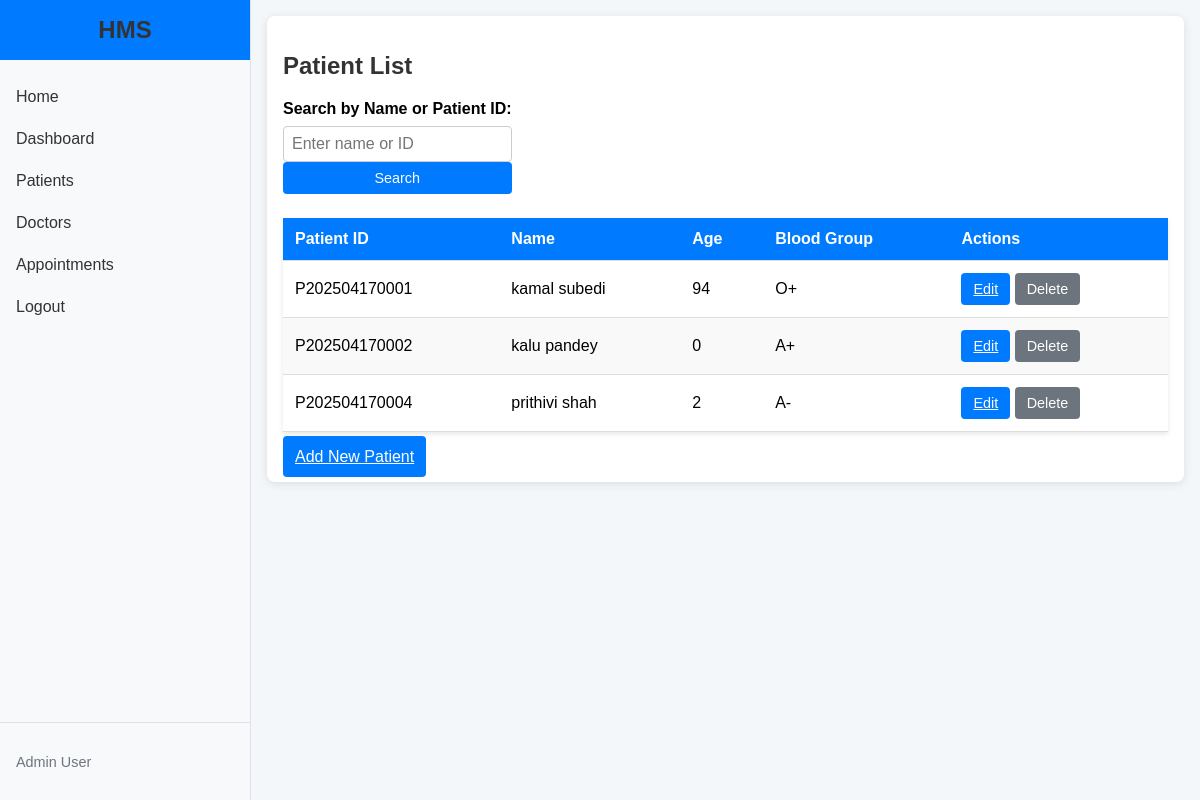
/patients/ (signed in), run on the app's committed database.
### core/models.py (models this page shows, shortened)
class Patient(models.Model):
    patient_id = models.CharField(max_length=10, unique=True, editable=False)
    first_name = models.CharField(max_length=50)
    middle_name = models.CharField(max_length=50, blank=True)
    last_name = models.CharField(max_length=50)
    date_of_birth = models.DateField()
    GENDER_CHOICES = [
        ('M', 'Male'),
        ('F', 'Female'),
        ('O', 'Other'),
    ]
    gender = models.CharField(max_length=1, choices=GENDER_CHOICES)
    MARITAL_STATUS_CHOICES = [
        ('S', 'Single'),
        ('M', 'Married'),
        ('D', 'Divorced'),
        ('W', 'Widowed'),
        ('O', 'Other'),
    ]
    marital_status = models.CharField(max_length=1, choices=MARITAL_STATUS_CHOICES, blank=True)
    nationality = models.CharField(max_length=100, blank=True)
    primary_phone = models.CharField(max_length=15)
    secondary_phone = models.CharField(max_length=15, blank=True)
    email = models.EmailField(blank=True)
    address_street = models.CharField(max_length=200)
    address_city = models.CharField(max_length=100)
    address_state = models.CharField(max_length=100)
    address_postal = models.CharField(max_length=20)
    address_country = models.CharField(max_length=100)
    permanent_address_same = models.BooleanField(default=True)
    emergency_contact_name = models.CharField(max_length=100)
    RELATIONSHIP_CHOICES = [
        ('P', 'Parent'),
        ('S', 'Spouse'),
        ('B', 'Sibling'),
        ('F', 'Friend'),
        ('O', 'Other'),
    ]
    emergency_contact_relationship = models.CharField(max_length=1, choices=RELATIONSHIP_CHOICES)
    emergency_contact_phone = models.CharField(max_length=15)
    BLOOD_GROUP_CHOICES = [
        ('A+', 'A+'), ('A-', 'A-'),
        ('B+', 'B+'), ('B-', 'B-'),
        ('AB+', 'AB+'), ('AB-', 'AB-'),
        ('O+', 'O+'), ('O-', 'O-'),
        ('U', 'Unknown'),
    ]
    blood_group = models.CharField(max_length=3, choices=BLOOD_GROUP_CHOICES, default='U')
    allergies = models.TextField(blank=True, default='None')
    chronic_conditions = models.TextField(blank=True, default='None')
    current_medications = models.TextField(blank=True, default='None')
    insurance_provider = models.CharField(max_length=100, blank=True, default='Self-Pay')
    insurance_policy_number = models.CharField(max_length=50, blank=True)
    billing_address_same = models.BooleanField(default=True)
    consent_for_treatment = models.BooleanField(default=False)
    doctor = models.ForeignKey('Doctor', on_delete=models.SET_NULL, null=True, blank=True)
    @property
    def age(self):
        today = date.today()
        return today.year - self.date_of_birth.year - ((today.month, today.day) < (self.date_of_birth.month, self.date_of_birth.day))

### core/views.py (the view)
# urls.py: path('patients/', views.patient_list, name='patient_list'),
@login_required
def patient_list(request):
    query = request.GET.get('q')
    if query:
        patients = Patient.objects.filter(
            Q(first_name__icontains=query) |
            Q(last_name__icontains=query) |
            Q(patient_id__icontains=query)
        )
    else:
        patients = Patient.objects.all()
    return render(request, 'patient_list.html', {'patients': patients})

### templates/patient_list.html (shortened to what this page needs)
{% extends 'base.html' %}
{% load static %}
{% block content %}
    <div class="form-container">
        <h2>Patient List</h2>
        <form method="get" class="search-form">
            <div class="form-group">
                <label for="search_query">Search by Name or Patient ID:</label>
                <input type="text" name="q" id="search_query" value="{{ request.GET.q }}" placeholder="Enter name or ID">
                <button type="submit" class="btn btn-primary btn-small">Search</button>
            </div>
        </form>
        {% if patients %}
            <table class="patient-table">
                <thead>
                    <tr>
                        <th>Patient ID</th>
                        <th>Name</th>
                        <th>Age</th>
                        <th>Blood Group</th>
                        <th>Actions</th>
                    </tr>
                </thead>
                <tbody>
                    {% for patient in patients %}
                        <tr>
                            <td>{{ patient.patient_id }}</td>
                            <td>{{ patient.first_name }} {{ patient.last_name }}</td>
                            <td>{{ patient.age }}</td>
                            <td>{{ patient.blood_group }}</td>
                            <td>
                                <a href="{% url 'edit_patient' patient.id %}" class="btn btn-primary btn-small">Edit</a>
                                <form method="post" action="{% url 'delete_patient' patient.id %}" style="display:inline;">
                                    <button type="submit" class="btn btn-secondary btn-small" onclick="return confirm('Are you sure you want to delete {{ patient.first_name }} {{ patient.last_name }}?')">Delete</button>
                                </form>
                            </td>
                        </tr>
                    {% endfor %}
                </tbody>
            </table>
        {% else %}
            <p>No patients found.</p>
        {% endif %}
        <a href="{% url 'add_patient' %}" class="btn btn-primary">Add New Patient</a>
    </div>
{% endblock %}

### static/css/style.css (style rules this page uses)
body { font-family: Arial, sans-serif; background-color: #f4f7fa; margin: 0; padding: 0; }
h2, h3 { color: #333; }
.form-group { display: flex; flex-direction: column; }
.form-group label { margin-bottom: 0.5rem; font-weight: bold; }
.form-group input, .form-group select, .form-group textarea { padding: 0.5rem; border: 1px solid #ccc; border-radius: 4px; font-size: 1rem; }
.btn { padding: 0.75rem; border: none; border-radius: 4px; cursor: pointer; font-size: 1rem; }
.btn-primary { background-color: #007bff; color: white; }
.btn-secondary { background-color: #6c757d; color: white; }
.btn-small { padding: 0.5rem 0.75rem; font-size: 0.9rem; }
.patient-table { width: 100%; border-collapse: collapse; margin-bottom: 1rem; background: white; box-shadow: 0 2px 5px rgba(0,0,0,0.1); }
.patient-table th, .patient-table td { padding: 0.75rem; text-align: left; border-bottom: 1px solid #ddd; }
.patient-table th { background-color: #007bff; color: white; }
.patient-table tr:nth-child(even) { background-color: #f9f9f9; }
.search-form { margin-bottom: 1.5rem; display: flex; gap: 0.5rem; align-items: flex-end; }
.search-form input[type="text"] { flex: 1; max-width: 300px; }
.form-container, .home-container { max-width: none; margin: 0; padding: 1rem; background: white; border-radius: 8px; box-shadow: 0 2px 10px rgba(0,0,0,0.1); }

### data on the page
Patient: patient_id "P202504170001", first_name "kamal", last_name "subedi", age "94", blood_group "O+"
Patient: patient_id "P202504170002", first_name "kalu", last_name "pandey", age "0", blood_group "A+"
Patient: patient_id "P202504170004", first_name "prithivi", last_name "shah", age "2", blood_group "A-"
